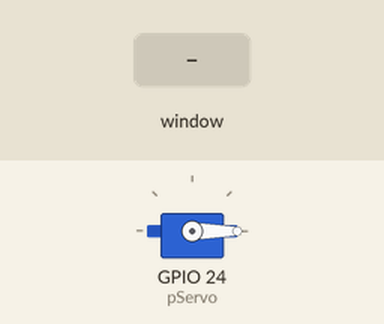
Bench run of a program on a simulated Raspberry Pi (BCM pin numbers). Parts: servo. The test bench sets the inputs (shaded band). The desktop window is not drawn, its controls go by their first labels and the mouse button is held 0.15 s; servo angles are drawn from the pulse width (0.5 ms = 0°, 2.5 ms = 180°).

Above: at 1.2 s.
1.3 s: slider 1 in the window set to 90
At 2.1 s:
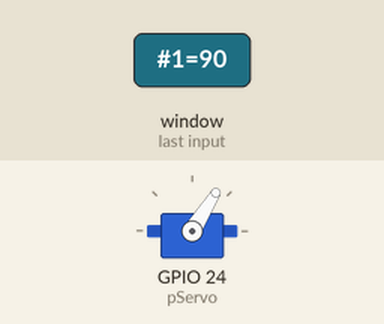
2.8 s: slider 1 in the window set to 180
At 3.3 s:
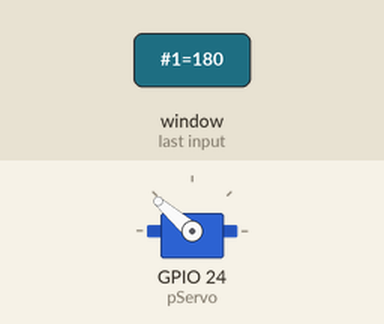
Timing chart, 0 to 5.8 s (numbered marks = the images above; inputs shaded):
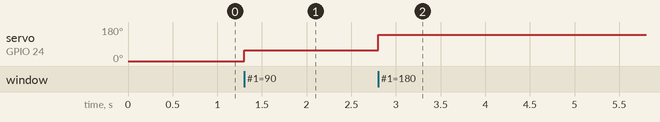

Measured:
- after the input at 1.3 s, servo on GPIO 24 (pServo): 0° → 58° at once
- after the input at 2.8 s, servo on GPIO 24 (pServo): 58° → 139° at once

The program:

servotest1.py
```python
from Tkinter import *
import RPi.GPIO as GPIO
import time

pServo = 24

GPIO.setmode(GPIO.BCM)
GPIO.setup(pServo, GPIO.OUT)
pwm = GPIO.PWM(pServo, 100)
pwm.start(5)

class App:

    def __init__(self, master):
        frame = Frame(master)
        frame.pack()
        scale = Scale(frame, from_=0, to=180,
              orient=HORIZONTAL, command=self.update)
        scale.grid(row=0)


    def update(self, angle):
        duty = float(angle) / 10.0 + 2.5
        pwm.ChangeDutyCycle(duty)

root = Tk()
root.wm_title('Servo Control')
app = App(root)
root.geometry("200x50+0+0")
root.mainloop()
```
